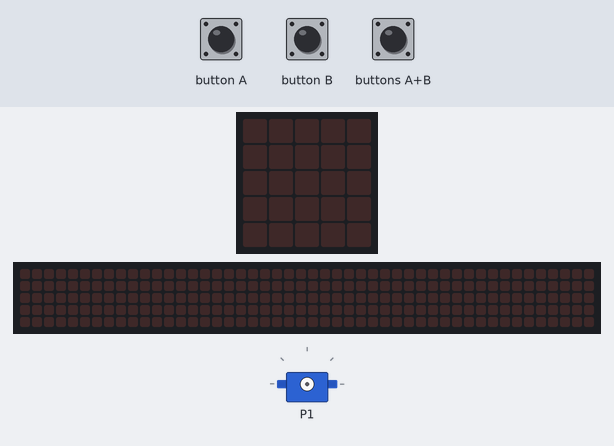
The program below on a simulated BBC micro:bit (MakeCode). Parts: the board's 5×5 LED display, a strip that is not on the board, showing the scrolling text unrolled, servo. Inputs (shaded band) come from the test bench. The 48×5 strip is a reading aid, not a part: it shows the text the display is scrolling, unrolled, one strip-width of it at a time.

Above: at 1.2 s.
1.3 s: button B pressed for 0.15 s
At 1.52 s:
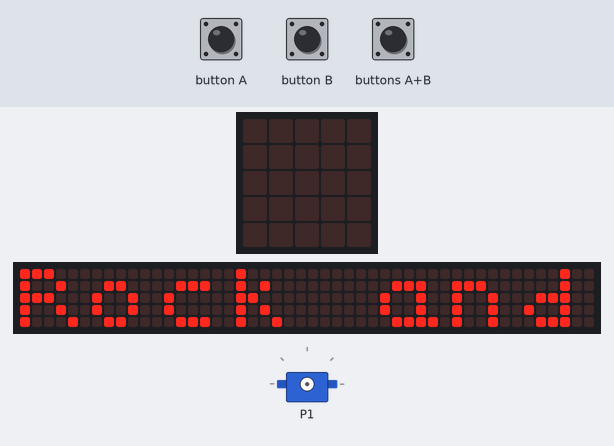
At 1.97 s:
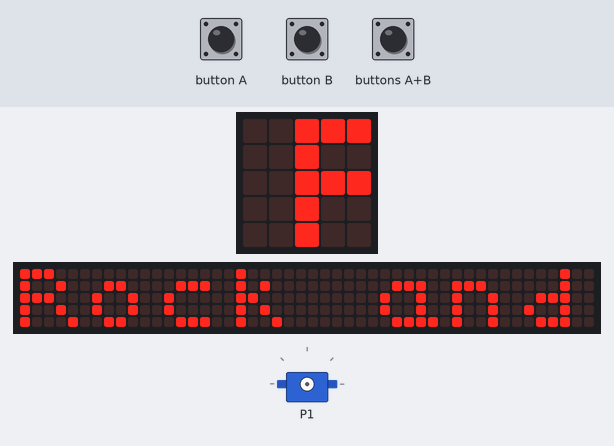
4.3 s: button A pressed for 0.15 s
At 16.5 s:
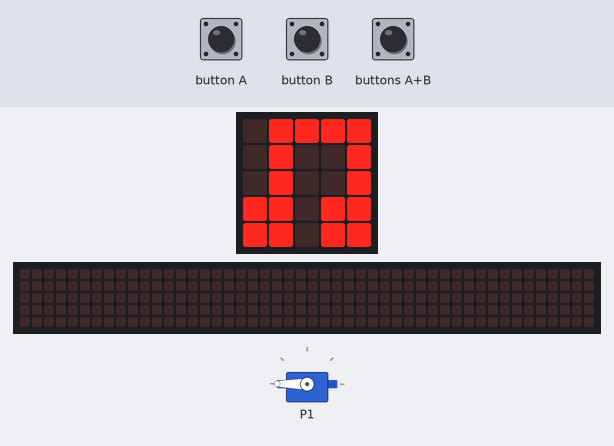
Timing chart, 0 to 16.9 s (numbered marks = the images above; inputs shaded):
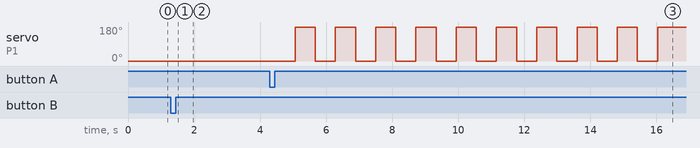

The program:

main.ts
```typescript
input.onButtonPressed(Button.A, function () {
    for (let index = 0; index < 10; index++) {
        servos.P1.setAngle(0)
        basic.pause(610)
        servos.P1.setAngle(180)
        basic.pause(610)
    }
})
input.onGesture(Gesture.Shake, function () {
    basic.showString("Raf, Tim en DylanC")
    basic.showLeds(`
        . # # # #
        . # . . #
        . # . . #
        # # . # #
        # # . # #
        `)
})
input.onButtonPressed(Button.AB, function () {
    basic.showLeds(`
        . # # # #
        . # . . #
        . # . . #
        # # . # #
        # # . # #
        `)
})
input.onButtonPressed(Button.B, function () {
    basic.showString("Rock and role!")
    basic.showLeds(`
        . # # # #
        . # . . #
        . # . . #
        # # . # #
        # # . # #
        `)
})
```

test.ts
```typescript
// tests gaan hier; deze zal niet worden gecompileerd wanneer dit pakket wordt gebruikt als extensie.
```

Measured:
- after the input at 1.3 s, the display: changes after 0.15 s (image 1)
- after the input at 4.3 s, servo on P1: alternates 180° for 0.61 s and 0° for 0.61 s, starting after 0.76 s
